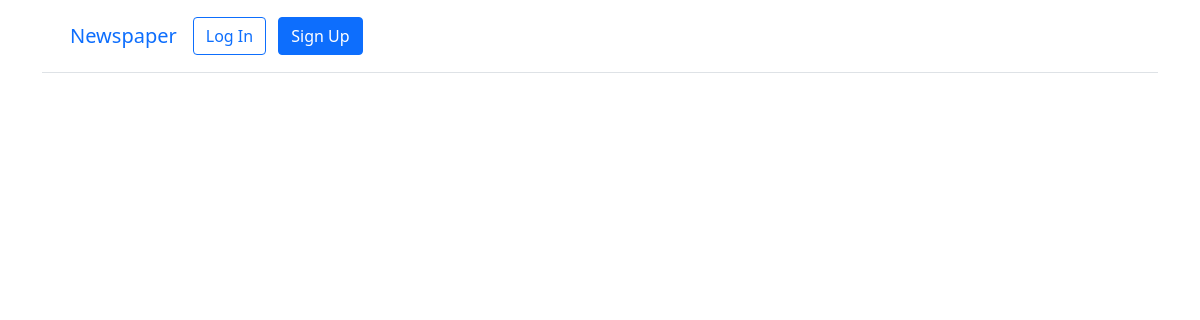
/articles/, run on an earlier commit of the app's database.
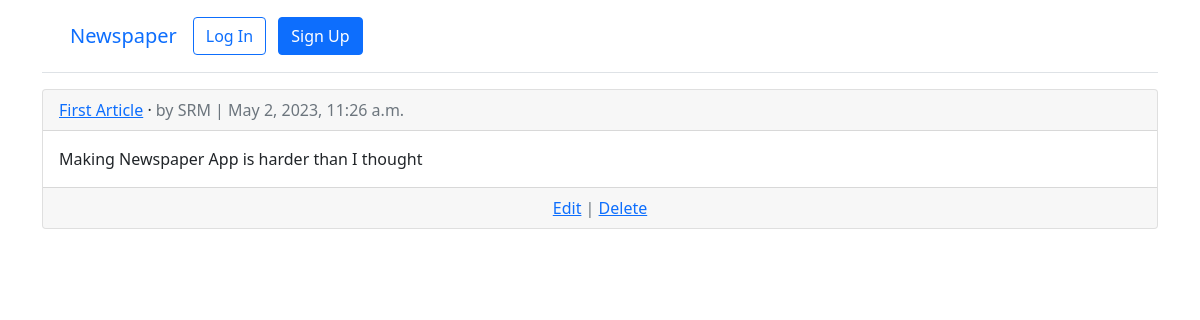
And on a later commit of the database.
### articles/models.py (models this page shows, shortened)
class Article(models.Model):
    title = models.CharField(max_length=255)
    body = models.TextField()
    date = models.DateTimeField(auto_now_add=True)
    author = models.ForeignKey(
        settings.AUTH_USER_MODEL,
        on_delete=models.CASCADE,
    )
    def get_absolute_url(self):
        return reverse("article_detail", kwargs={"pk": self.pk})

### accounts/models.py (models this page shows)
class CustomUser(AbstractUser):
    age = models.PositiveIntegerField(null=True, blank=True)

### articles/views.py (the view)
# urls.py: path('', ArticleListView.as_view(), name="article_list"),
class ArticleListView(ListView):
    model = Article
    template_name = "article_list.html"

### templates/article_list.html (shortened to what this page needs)
{% extends "base.html" %}
{% block content %}
{% for article in article_list %}
<div class="card">
  <div class="card-header">
    <span class="font-weight-bold">
      <a href="{{ article.get_absolute_url }}">{{ article.title }}</a>
    </span> &middot;
    <span class="text-muted">by {{ article.author }} | {{ article.date }}</span>
  </div>
  <div class="card-body">{{ article.body }}</div>
  <div class="card-footer text-center text-muted">
    <a href="{% url 'article_edit' article.pk %}">Edit</a>
    | <a href="{% url 'article_delete' article.pk %}">Delete</a>
  </div>
</div>
<br />
{% endfor %}
{% endblock content %}

What changed in the data, as far as the page shows it:
added Article: title "First Article", author "SRM", date "May 2, 2023, 11:26 a.m.", body "Making Newspaper App is harder than I thought"
